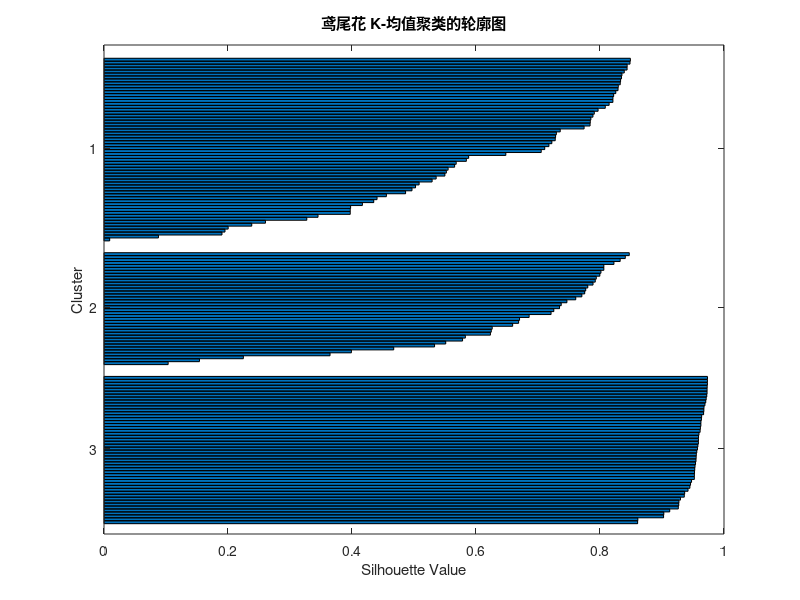
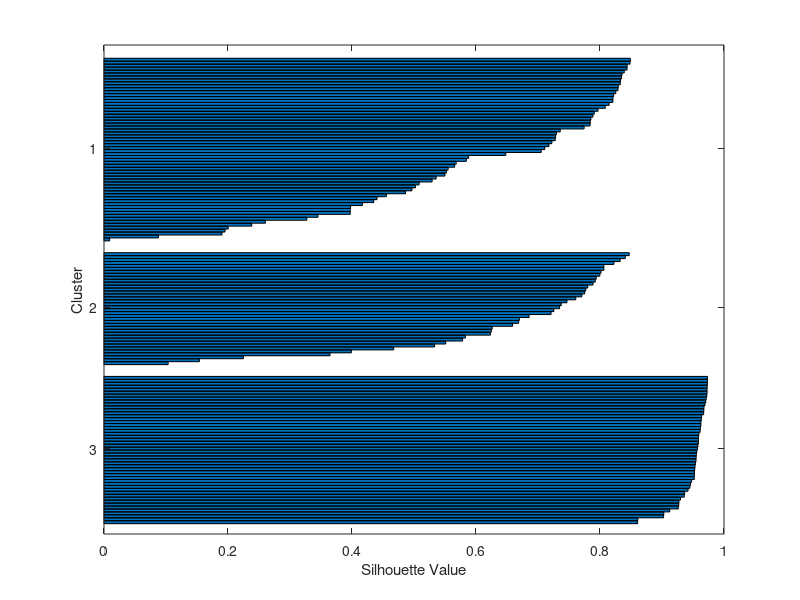
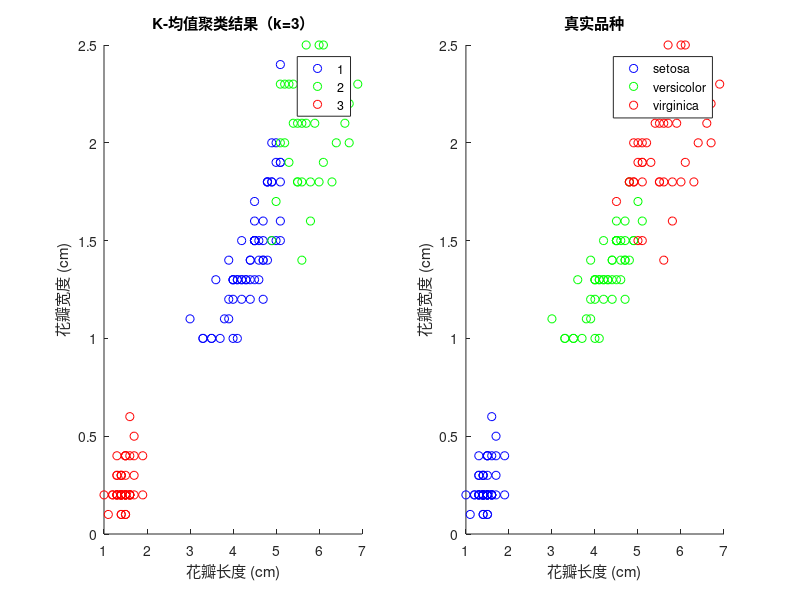

Source code (MATLAB) for these figures, in order:
%% 案例2：Fisher 鸢尾花数据的 K-均值聚类
% 对应书稿 4.6.2 节：忽略品种做聚类，再与真实品种对照（外部评估）
clear; clc;

load fisheriris                     % meas: 150×4 测量值；species: 品种名

% 1. K-均值聚类：k=3（默认平方欧氏距离；Replicates 多算几遍取最好）
idx = kmeans(meas, 3, 'Replicates', 5);

% 2. 轮廓评价（内部评估）：轮廓值应均大于 0，越大越合理
figure; silhouette(meas, idx);
title('鸢尾花 K-均值聚类的轮廓图');
s = silhouette(meas, idx);
fprintf('平均轮廓系数 = %.3f\n', mean(s));

% 3. 与真实品种对照（外部评估：混淆矩阵，行=品种，列=聚类类别）
crosstab(species, idx)

% 4. 可视化：花瓣长×宽平面上，聚类结果 vs 真实品种
figure;
subplot(1,2,1); gscatter(meas(:,3), meas(:,4), idx, 'bgr');
title('K-均值聚类结果（k=3）'); xlabel('花瓣长度 (cm)'); ylabel('花瓣宽度 (cm)');
subplot(1,2,2); gscatter(meas(:,3), meas(:,4), species, 'bgr');
title('真实品种'); xlabel('花瓣长度 (cm)'); ylabel('花瓣宽度 (cm)');
